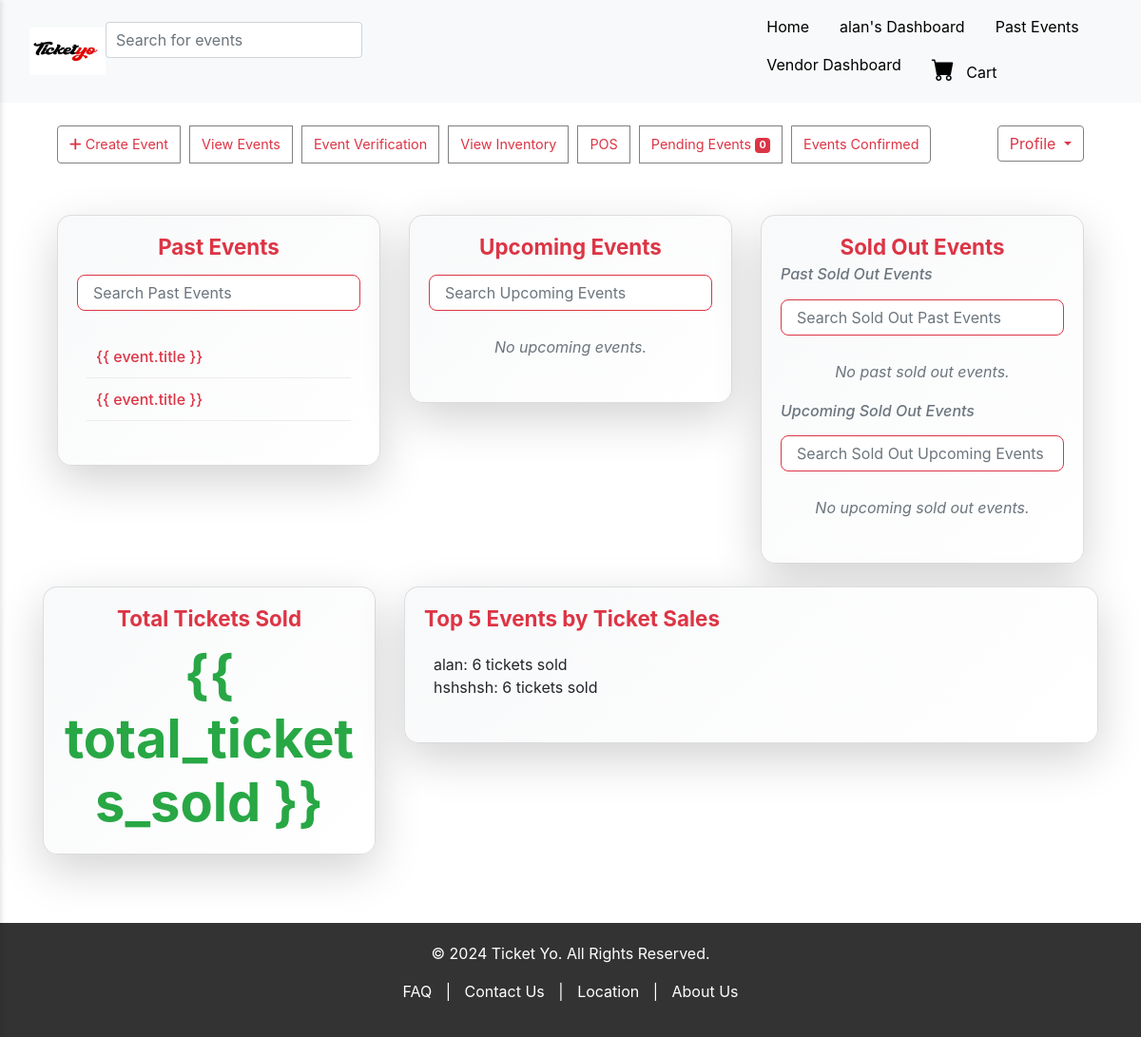
Page /vendors/dashboard/ (signed in) on the committed database.
### accounts/models.py (models this page shows, shortened)
class User(AbstractBaseUser, PermissionsMixin):
    username = models.CharField(max_length=30, unique=True)
    email = models.EmailField(unique=True)
    first_name = models.CharField(max_length=30)
    last_name = models.CharField(max_length=30)
    storename = models.CharField(max_length=50, blank=True, null=True)  # Vendor only
    store_phone = models.CharField(max_length=15, blank=True, null=True)  # Vendor only
    assigned_events = models.ManyToManyField('events.Event', related_name='assigned_agents', blank=True)  # POSAgent only
    is_verified = models.BooleanField(default=False)  # Customer-specific
    verification_code = models.CharField(max_length=6, blank=True, null=True)
    verification_code_created_at = models.DateTimeField(null=True, blank=True)
    is_superuser = models.BooleanField(default=False)
    is_staff = models.BooleanField(default=False)
    is_vendor = models.BooleanField(default=False)
    is_customer = models.BooleanField(default=False)
    is_posagent = models.BooleanField(default=False)
    is_active = models.BooleanField(default=True)
    objects = UserManager()
    USERNAME_FIELD = 'username'
    REQUIRED_FIELDS = ['email', 'first_name', 'last_name']

### events/models.py (models this page shows, shortened)
class Event(models.Model):
    STATUS_CHOICES = [
        ('pending', 'Pending'),
        ('approved', 'Approved'),
        ('rejected', 'Rejected'),
    ]
    user = models.ForeignKey(settings.AUTH_USER_MODEL, on_delete=models.CASCADE, related_name='events')
    poster = models.ImageField(upload_to='event_posters/')
    title = models.CharField(max_length=200)
    description = models.TextField()
    category = models.CharField(max_length=100)
    start_date = models.DateTimeField()
    end_date = models.DateTimeField(null=True, blank=True)
    venue_name = models.CharField(max_length=100)
    regular_price = models.DecimalField(max_digits=10, decimal_places=2)
    sale_price = models.DecimalField(max_digits=10, decimal_places=2, null=True, blank=True)
    tickets_available = models.PositiveIntegerField(null=True, blank=True)
    tickets_sold = models.PositiveIntegerField(default=0)
    status = models.CharField(max_length=10, choices=STATUS_CHOICES, default='pending')
    adminaction = models.ForeignKey(settings.AUTH_USER_MODEL, on_delete=models.SET_NULL, null=True, blank=True, editable=False)

### vendors/decorators.py (the view)
    def _wrapped_view(request, *args, **kwargs):
        if request.user.is_authenticated and hasattr(request.user, 'is_vendor') and request.user.is_vendor:
            return view_func(request, *args, **kwargs)
        else:
            raise PermissionDenied("You are not allowed to access this page.")  # Return Permission Denied error

### templates/vendors/dashboard.html (shortened to what this page needs)
{% extends 'frontend/base.html' %}
{% load static %}
{% block content %}
<link rel="stylesheet" href="https://stackpath.bootstrapcdn.com/bootstrap/4.5.2/css/bootstrap.min.css">
<link rel="stylesheet" href="{% static 'css/dashboard.css' %}">
<div class="container mt-4">
    <div class="d-flex justify-content-between mb-4">
<div class="scrollable-buttons">
    <div class="btn-group">
        <a href="{% url 'create_event' %}" class="btn btn-outline-danger btn-icon d-inline-block"><i class="fa fa-plus"></i> Create Event</a>
        <a href="{% url 'vendor_events' %}" class="btn btn-outline-danger btn-icon d-inline-block">View Events</a>
        <a href="{% url 'verifiable_events' %}" class="btn btn-outline-danger btn-icon d-inline-block">Event Verification</a>
        <a href="{% url 'view_inventory' %}" class="btn btn-outline-danger btn-icon d-inline-block">View Inventory</a>
        <a href="{% url 'manage_pos_agents'%}" class="btn btn-outline-danger btn-icon d-inline-block">POS</a>
        {% if user.is_superuser %}
        <a href="{% url 'pending_events' %}" class="btn btn-outline-danger btn-icon d-inline-block">
            Pending Events <span class="badge badge-danger">{{ pending_count }}</span>
        </a>
        <a href="{% url 'events_confirmed' %}" class="btn btn-outline-danger btn-icon d-inline-block">Events Confirmed</a>
        {% endif %}
    </div>
</div>
        <div class="dropdown">
            <button class="btn btn-outline-danger dropdown-toggle" type="button" id="profileDropdown"
                aria-haspopup="true" aria-expanded="false">
                Profile
            </button>
        </div>
    </div>
    <div class="row">
        <div class="col-md-12 col-lg-4 mb-4">
            <div class="card fancy-card shadow-lg mb-4">
                <div class="card-body">
                    <h5 class="card-title text-center text-danger">Past Events</h5>
                    <input type="text" id="past-events-search" class="form-control search-bar my-3"
                        placeholder="Search Past Events">
                    <div class="card-container">
                        <ul id="past-events-list" class="list-unstyled">
                            {% if past_events %}
                            {% for event in past_events %}
                            <li class="event-item"><a href="{% url 'event_detail' event.id %}" class="event-link">{{
                                    event.title }}</a></li>
                            {% endfor %}
                            {% else %}
                            <p class="text-center text-muted">No past events.</p>
                            {% endif %}
                        </ul>
                    </div>
                </div>
            </div>
        </div>
        <div class="col-md-6 col-lg-4 mb-4">
            <div class="card fancy-card shadow-lg mb-4">
                <div class="card-body">
                    <h5 class="card-title text-center text-danger">Upcoming Events</h5>
                    <input type="text" id="upcoming-events-search" class="form-control search-bar my-3"
                        placeholder="Search Upcoming Events">
                    <div class="card-container">
                        <ul id="upcoming-events-list" class="list-unstyled">
                            {% if upcoming_events %}
                            {% for event in upcoming_events %}
                            <li class="event-item"><a href="{% url 'event_detail' event.id %}"
                                    class="event-link">{{event.title }}</a></li>
                            {% endfor %}
                            {% else %}
                            <p class="text-center text-muted">No upcoming events.</p>
                            {% endif %}
                        </ul>
                    </div>
                </div>
            </div>
        </div>
        <div class="col-md-6 col-lg-4 mb-4">
            <div class="card fancy-card shadow-lg">
                <div class="card-body">
                    <h5 class="card-title text-center text-danger">Sold Out Events</h5>
                    <h6 class="card-subtitle mb-2 text-muted">Past Sold Out Events</h6>
                    <input type="text" id="sold-out-past-events-search" class="form-control search-bar my-3"
                        placeholder="Search Sold Out Past Events">
                    <div class="card-container">
                        <ul id="sold-out-past-events-list" class="list-unstyled">
                            {% if sold_out_past_events %}
                            {% for event in sold_out_past_events %}
                            <li class="event-item"><a href="{% url 'event_detail' event.id %}"
                                    class="event-link">{{event.title }}</a></li>
                            {% endfor %}
                            {% else %}
                            <p class="text-center text-muted">No past sold out events.</p>
                            {% endif %}
                        </ul>
                    </div>
                    <h6 class="card-subtitle mb-2 text-muted">Upcoming Sold Out Events</h6>
                    <input type="text" id="sold-out-upcoming-events-search" class="form-control search-bar my-3"
                        placeholder="Search Sold Out Upcoming Events">
                    <div class="card-container">
                        <ul id="sold-out-upcoming-events-list" class="list-unstyled">
                            {% if sold_out_upcoming_events %}
                            {% for event in sold_out_upcoming_events %}
                            <li class="event-item"><a href="{% url 'event_detail' event.id %}" class="event-link">{{
                                    event.title }}</a></li>
                            {% endfor %}
                            {% else %}
                            <p class="text-center text-muted">No upcoming sold out events.</p>
                            {% endif %}
                        </ul>
                    </div>
                </div>
            </div>
        </div>
    </div>
</div>
<div class="row">
    <div class="col-md-6 col-lg-4 mb-4">
        <div class="card fancy-card shadow-lg">
            <div class="card-body text-center">
                <h5 class="card-title text-danger">Total Tickets Sold</h5>
                <p class="card-text display-4 text-success font-weight-bold" id="total-tickets-sold">{{
                    total_tickets_sold }}</p>
            </div>
        </div>
    </div>
    <div class="col-md-6 col-lg-8 mb-4">
        <div class="card fancy-card shadow-lg">
            <div class="card-body">
                <h5 class="card-title text-danger">Top 5 Events by Ticket Sales</h5>
                <div class="card-container">
                    <ul id="top-5-events-list" class="list-unstyled">
                        {% if top_5_events %}
                        {% for event, tickets_sold in top_5_events %}
                        <li>{{ event.title }}: {{ tickets_sold }} tickets sold</li>
                        {% endfor %}
                        {% else %}
                        <p>No top events data available.</p>
                        {% endif %}
                    </ul>
                </div>
            </div>
        </div>
    </div>
</div>
</div>
{% endblock %}

### templates/frontend/base.html (shortened to what this page needs)
<!DOCTYPE html>
<html lang="en">
<head>
    {% load static %}
    <link href="{% static 'frontend/base.css' %}" rel="stylesheet">
    <link href="https://cdn.jsdelivr.net/npm/bootstrap@5.3.0/dist/css/bootstrap.min.css" rel="stylesheet">
    <link href="https://cdn.jsdelivr.net/npm/bootstrap-icons@1.10.5/font/bootstrap-icons.css" rel="stylesheet">
    <link rel="stylesheet" href="https://cdnjs.cloudflare.com/ajax/libs/font-awesome/6.0.0-beta3/css/all.min.css">
</head>
<body>
    <nav class="navbar navbar-expand-lg d-none d-lg-flex sticky-top bg-light">
        <div class="container-fluid">
            <div class="d-flex align-items-center">
                <div class="logo">
                    <img src="{% static 'frontend/logo.jpg' %}" alt="Logo" style="height: 50px; width: 80px;">
                </div>
            </div>
            <div class="search-bar-container">
                <form method="get" action="{% url 'all_events' %}" id="search-form">
                    <div class="input-group mb-4">
                        <input type="text" name="q" value="{{ query }}" class="form-control" id="search-input"
                            placeholder="Search for events">
                    </div>
                </form>
            </div>
            <ul class="nav ms-auto">
                <li class="nav-item">
                    <a href="{% url 'homepage' %}" class="nav-link text-black">Home</a>
                </li>
                {% if user.is_authenticated %}
                <li class="nav-item">
                    <a href="{% url 'all_events' %}" class="nav-link text-black">{{ user.username }}'s Dashboard</a>
                </li>
                {% else %}
                <li class="nav-item">
                    <a href="{% url 'all_events' %}" class="nav-link text-black">All Events</a>
                </li>
                {% endif %}
                <li class="nav-item">
                    <a href="{% url 'past_events' %}" class="nav-link text-black">Past Events</a>
                </li>
                {% if user.is_authenticated and user.is_vendor %}
                <li class="nav-item">
                    <a href="{% url 'dashboard' %}" class="nav-link text-black">Vendor Dashboard</a>
                </li>
                {% endif %}
                <li class="nav-item">
                    <a href="{% url 'view_cart' %}" class="nav-link text-black">
                        <i class="bi bi-cart-fill fs-4 me-2"></i> Cart</a>
                </li>
            </ul>
        </div>
    </nav>
    <div class="container main-content">
        {% block content %}{% endblock %}
    <footer class="footer mt-5">
        <p>&copy; 2024 Ticket Yo. All Rights Reserved.</p>
        <p>
            <a href="#">FAQ</a> |
            <a href="#">Contact Us</a> |
            <a href="#">Location</a> |
            <a href="#">About Us</a>
        </p>
    </footer>
</body>
</html>

### static/frontend/base.css (style rules this page uses)
body { font-family: 'Roboto', sans-serif; margin: 0; padding: 0; }
.nav-link { padding: 10px 15px; color: black; text-decoration: none; font-size: 1rem; display: block; transition: background-color 0.3s ease, color 0.3s ease; }
.main-content { margin-left: 0; }
.footer { background-color: #333; color: white; padding: 20px 0; text-align: center; }
.footer a { color: white; text-decoration: none; margin: 0 10px; }
.search-bar-container { display: flex; width: 100%; }
.input-group { display: flex; align-items: center; width: 100%; }
#search-input { width: 100%; padding: 10px; font-size: 1rem; }

### static/css/dashboard.css (style rules this page uses)
.card-container { max-height: 300px; overflow-y: auto; }
.btn-icon { font-size: 0.9rem; padding: 8px 12px; }
.scrollable-buttons { overflow-x: auto; white-space: nowrap; }
.scrollable-buttons .btn { display: inline-block; white-space: normal; }
.scrollable-buttons { padding-bottom: 30px; }
.fancy-card { background: linear-gradient(135deg, #f8f9fa, #ffffff); border-radius: 15px; overflow: hidden; transition: transform 0.3s ease; }
.fancy-card .card-title { font-size: 1.4rem; font-weight: bold; }
.text-center { text-align: center; }
.search-bar { border: 1px solid #dc3545; border-radius: 8px; padding: 0.5rem 1rem; transition: all 0.3s ease; }
.card-container { max-height: 300px; overflow-y: auto; padding: 10px; }
.event-item { padding: 10px; border-bottom: 1px solid #ececec; transition: background-color 0.2s ease; }
.event-link { color: #dc3545; font-weight: 500; text-decoration: none; transition: color 0.2s ease; }
.text-muted { font-style: italic; color: #6c757d !important; }
.btn-outline-danger { border-color: grey; }
.card-container { max-height: 400px; overflow-y: auto; }
.btn-icon { margin-right: 10px; }

### rows in the picture
User: username "alan"
Event: title "alan", tickets_sold "6"
Event: title "hshshsh", tickets_sold "6"

### other values in the picture
{{ pending_count }} "0"
